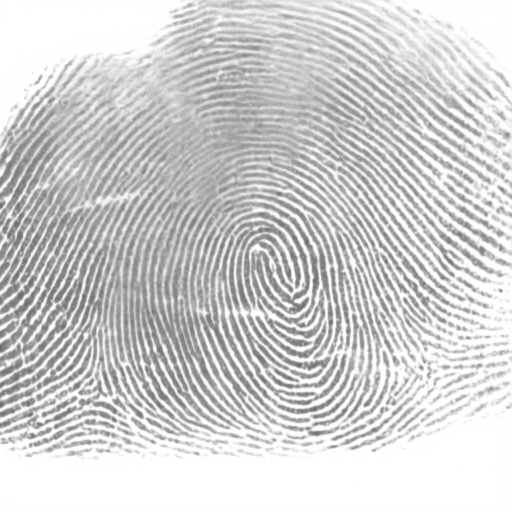
#> input picture example/source_rolled/sample1.png, 512 x 512 px; its folder holds only this picture in this run
$ python sauvola_simulation_contact.py
#> lines starting #> are read from the running program, lines starting #| are printed output that depends on the picture; after the words box and inside, x2 and y2 are one past the last pixel; in counts of white or black regions, pixels touching at a corner belong together
import cv2
import numpy as np

def simulate_sauvola_enhancement(image_path, finger_mask_path, block_size=25, k=0.15, R=128):
    """
    Simulate the Sauvola enhancement process for a given fingerprint image and its corresponding finger mask.
    Parameters:
    - image_path: Path to the input fingerprint image (grayscale).
    - finger_mask_path: Path to the corresponding finger mask image (grayscale).
    - block_size: Size of the neighborhood for calculating mean and standard deviation (default: 25).
    - k: Sauvola's k parameter (default: 0.15).
    - R: Dynamic range of standard deviation (default: 128).
    Returns:
    - Enhanced binary image as a NumPy array.
    """
#> called with image_path = 'example/source_rolled/sample1.png', finger_mask_path = 'example/mask/sample1.png', block_size = 11, k = 0.007, R = 128
    img = cv2.imread(image_path, 0)
#> img is the input picture: shape (512, 512); min 103, max 255, mean 208
    finger_mask = cv2.imread(finger_mask_path, 0) > 10
#> finger_mask: shape (512, 512) bool; every value is 1
    dist_transform = cv2.distanceTransform(finger_mask.astype(np.uint8), cv2.DIST_L2, 5)
#> dist_transform: shape (512, 512) float32; every value is 3.4e+38
    fade_width = dist_transform.max() * 0.1
#> fade_width = 3.4e+37
    alpha = np.clip(dist_transform / fade_width, 0, 1)
#> alpha: shape (512, 512) float32; every value is 1

    img[img < 10] = 0
    if img is None:
        print("Error: Unable to read image at", image_path)
        return None

    img_blurred = cv2.medianBlur(img, 3)

    mean = cv2.blur(img_blurred, (block_size, block_size))
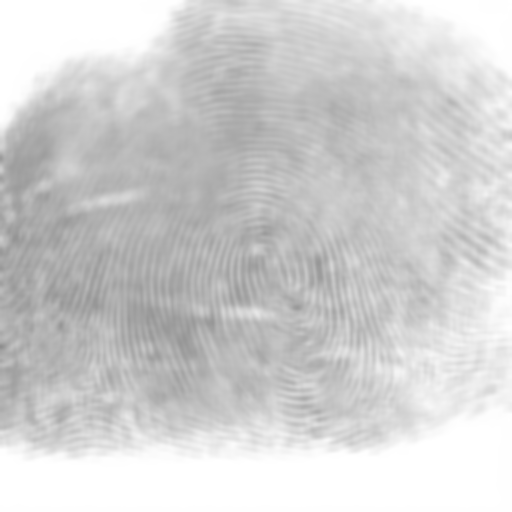
#> mean: shape (512, 512); min 141, max 255, mean 208.1


    img_sq = img_blurred.astype(np.float32)**2
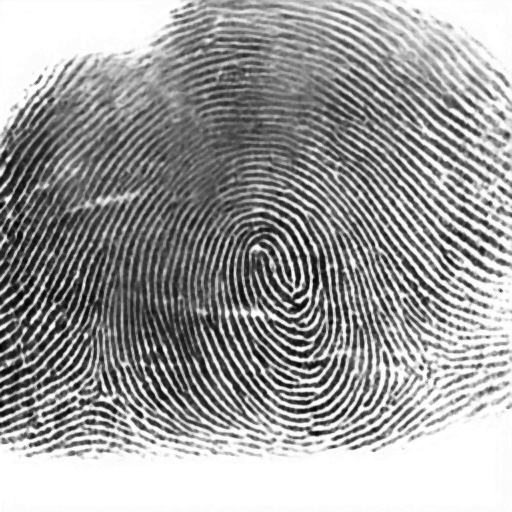
#> img_sq: shape (512, 512) float32; min 11664, max 65025, mean 44875.9; drawn with min black and max white
    mean_sq = cv2.blur(img_sq, (block_size, block_size))
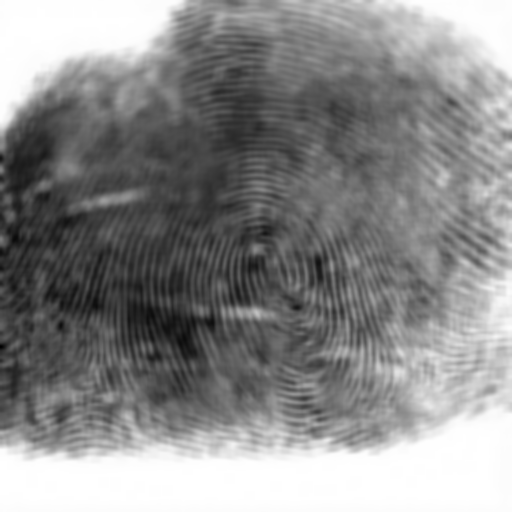
#> mean_sq: shape (512, 512) float32; min 20747.9, max 65025, mean 44874.5; drawn with min black and max white
    std = np.sqrt(np.maximum(mean_sq - mean.astype(np.float32)**2, 0))
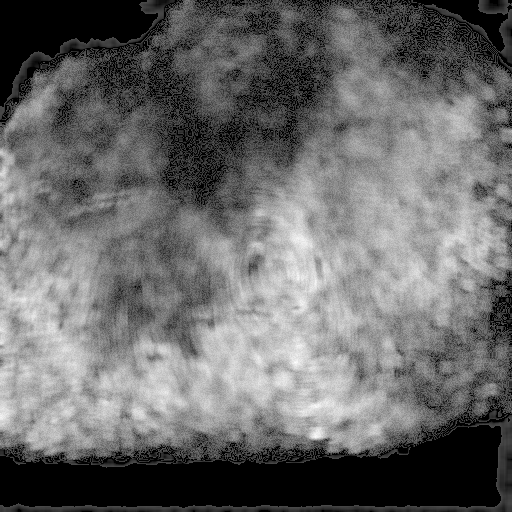
#> std: shape (512, 512) float32; min 0, max 54.52, mean 22.8; drawn with min black and max white

    # Threshold = Mean * (1 + k * (Std / R - 1))
    threshold = mean * (1 + k * (std / R - 1))


    th2_result = np.where(img_blurred > threshold, 255, 0).astype(np.uint8)
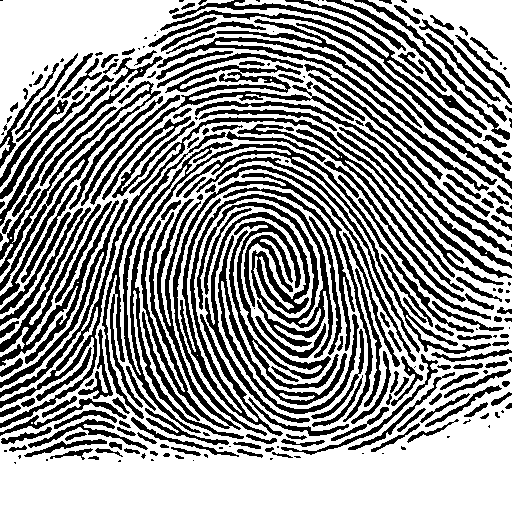
#> th2_result: shape (512, 512); 59.1% white; 263 black regions (66 under 20 px), largest, box (x1, y1, x2, y2) and area: (180, 194, 333, 436) 8993, (123, 142, 491, 439) 6559, (0, 117, 504, 428) 6198
    th2_result[~finger_mask.astype(bool)] = 255


    kernel = np.ones((2,2), np.uint8)
    th2_result = cv2.morphologyEx(th2_result, cv2.MORPH_OPEN, kernel)
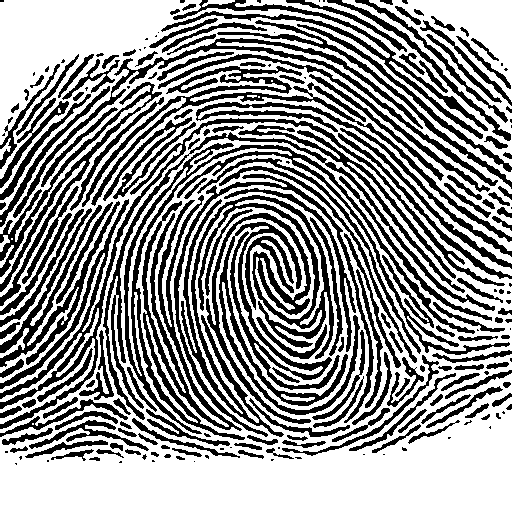
#> th2_result: shape (512, 512); 59% white; 227 black regions (59 under 20 px), largest, box (x1, y1, x2, y2) and area: (124, 143, 510, 440) 10877, (181, 195, 334, 437) 9010, (0, 118, 505, 429) 6233

    th2_result = (th2_result.astype(np.float32) * alpha + 255 * (1 - alpha)).astype(np.uint8)
    return th2_result

import os
folder = "example/source_rolled"
mask_folder = "example/mask"
save_folder = "example/binary_enhancement"
for root, dirs, files in os.walk(folder):
    for file in files:
        input_file = os.path.join(root, file)
        mask_file = os.path.join(mask_folder, file)
        result = simulate_sauvola_enhancement(input_file, mask_file, block_size=11, k=0.007) # k = 0.12
        if result is not None:
            # save the result
            relative_path = os.path.relpath(root, folder)
            target_dir = os.path.join(save_folder, relative_path)
            os.makedirs(target_dir, exist_ok=True)
            save_path = os.path.join(target_dir, file)
            cv2.imwrite(save_path, result)
